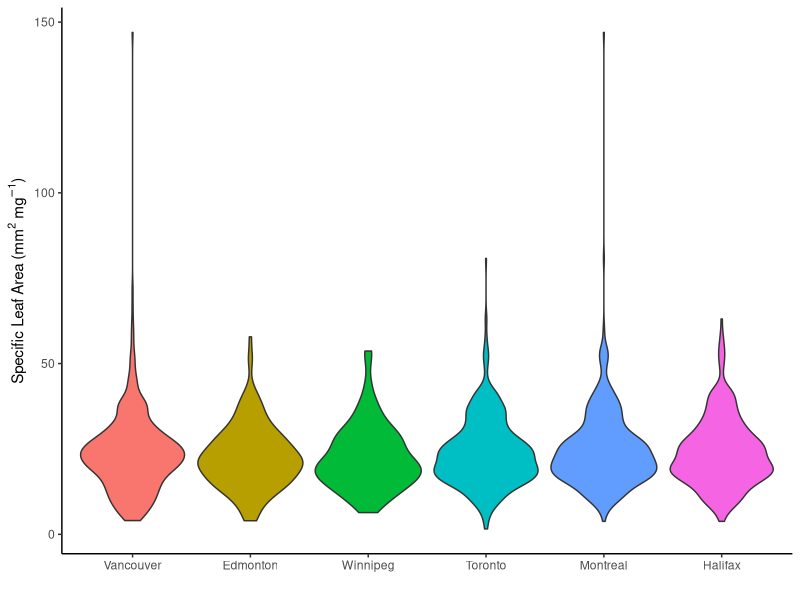
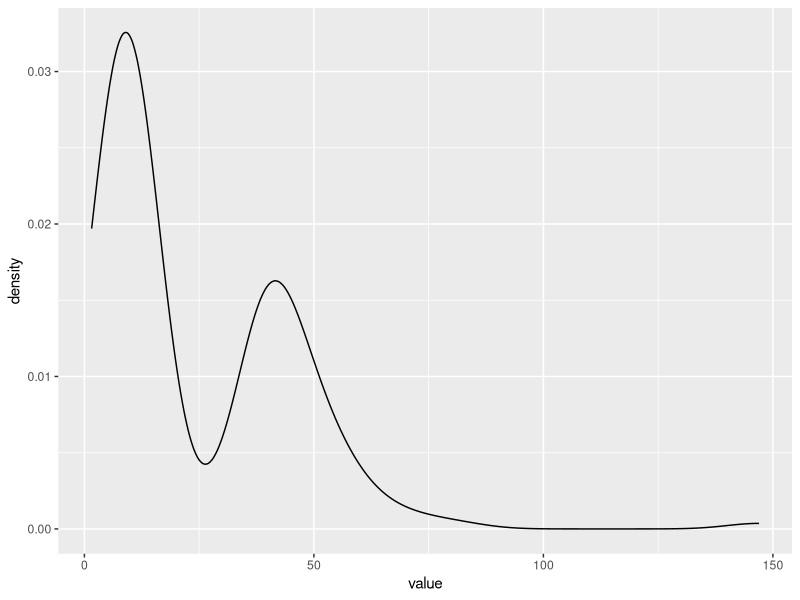
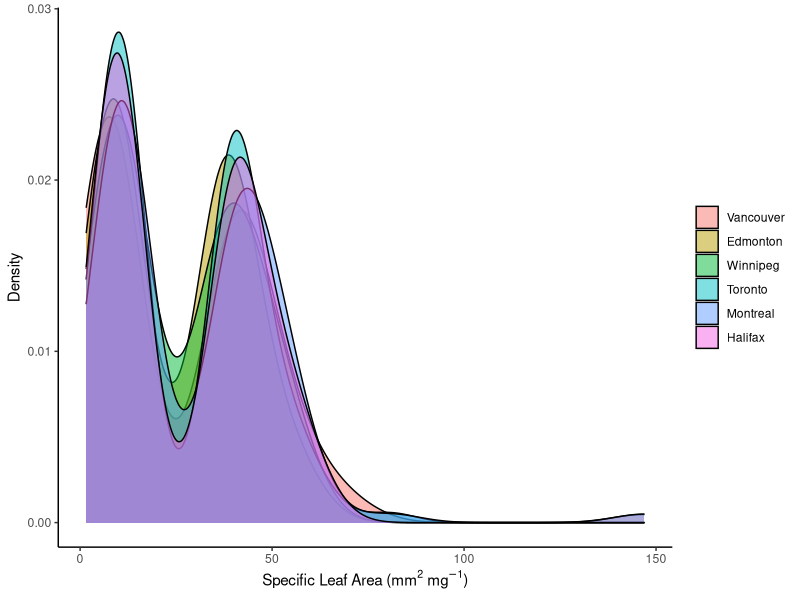

Source code (R) for these figures, in order: (Note: this script raises an error after producing the figures.)
# Generate lists of weird species by city and overall. Weird species are species with trait values in the 5th and 9th percentile.
# At this point, only considering one trait: Leaf area per leaf dry mass (specific leaf area, SLA or 1/LMA): petiole excluded

library(dplyr)
library(ggplot2)

# read in species occurance + trait data and filter for traits of interest
species_traits <- read.csv("data/species_and_their_traits.csv", header = TRUE, stringsAsFactors = FALSE)

sla <- species_traits %>%
    select(-quadrat, -count) %>%
    filter(TraitName == "Leaf area per leaf dry mass (specific leaf area, SLA or 1/LMA): petiole excluded") %>%
    mutate(TraitName = "SLA") # Make the trait name easier to work with))

# have a quick peek at the data
sla$City <- factor(sla$City, levels = c("Vancouver", "Edmonton", "Winnipeg", "Toronto", "Montreal", "Halifax")) # reordering city names West to East
                                        

cities <- ggplot(sla, aes(x=City, y=value, fill=as.factor(City))) +
    geom_violin() +
    theme_classic()

# fancied up a bit

cities$sla$City <- factor(cities$sla$City,
                           levels = c("Vancouver, Edmonton, Winnipeg, Toronto, Montreal, Halifax"))

cities + theme(legend.position = "none") +
    labs(x = " ",
         y = expression(paste("Specific Leaf Area (mm"^2, " ", mg^-1, sep=")")))

# calculate percentiles

# pick low and high percentiles

low <- 0.10
high <- 0.90

# GLOBALLY WEIRD
global_percentile <- quantile(sla$value, probs=c(low, high))

global_weird <- sla %>%
    select(-City) %>%
    distinct() %>%
    filter(value < global_percentile[1] | value > global_percentile[2]) %>%
    arrange(value)

nrow(global_weird) # 158 globally weird species

# visual check - two humped?

ggplot(global_weird, aes(x=value)) +
    geom_density()

# write out globally weird
write.csv("analysis/globally_weird.csv", row.names = FALSE)

# LOCALLY WEIRD

# calculate weirdness percentiles for each city
local_percentile <- sla %>%
    group_by(City) %>%
    summarise(low=quantile(value, probs=low), high=quantile(value, probs=high))

# get list of weird species in each city
local_weird <- sla %>%
    left_join(local_percentile) %>%
    filter(value < low | value > high)

# counts of weird
local_weird %>%
    group_by(City) %>%
    summarise(weird=n())

# City      weird
# <chr>     <int>
#1 Edmonton     34
# 2 Halifax      72
# 3 Montreal    103
# 4 Toronto     109
# 5 Vancouver   102
# 6 Winnipeg     24

# visual check - two humped?

local_weird <- ggplot(local_weird, aes(x=value, fill=as.factor(City))) +
    geom_density(alpha=0.5) +
    theme_classic() 
    
## fancied it up a bit

local_weird + theme(legend.title = element_blank()) +
    labs(y = "Density",
         x = expression(paste("Specific Leaf Area (mm"^2, " ", mg^-1, sep=")"))) 


# write out locally weird
write.csv(local_weird, "analysis/locally_weird.csv", row.names = FALSE)
